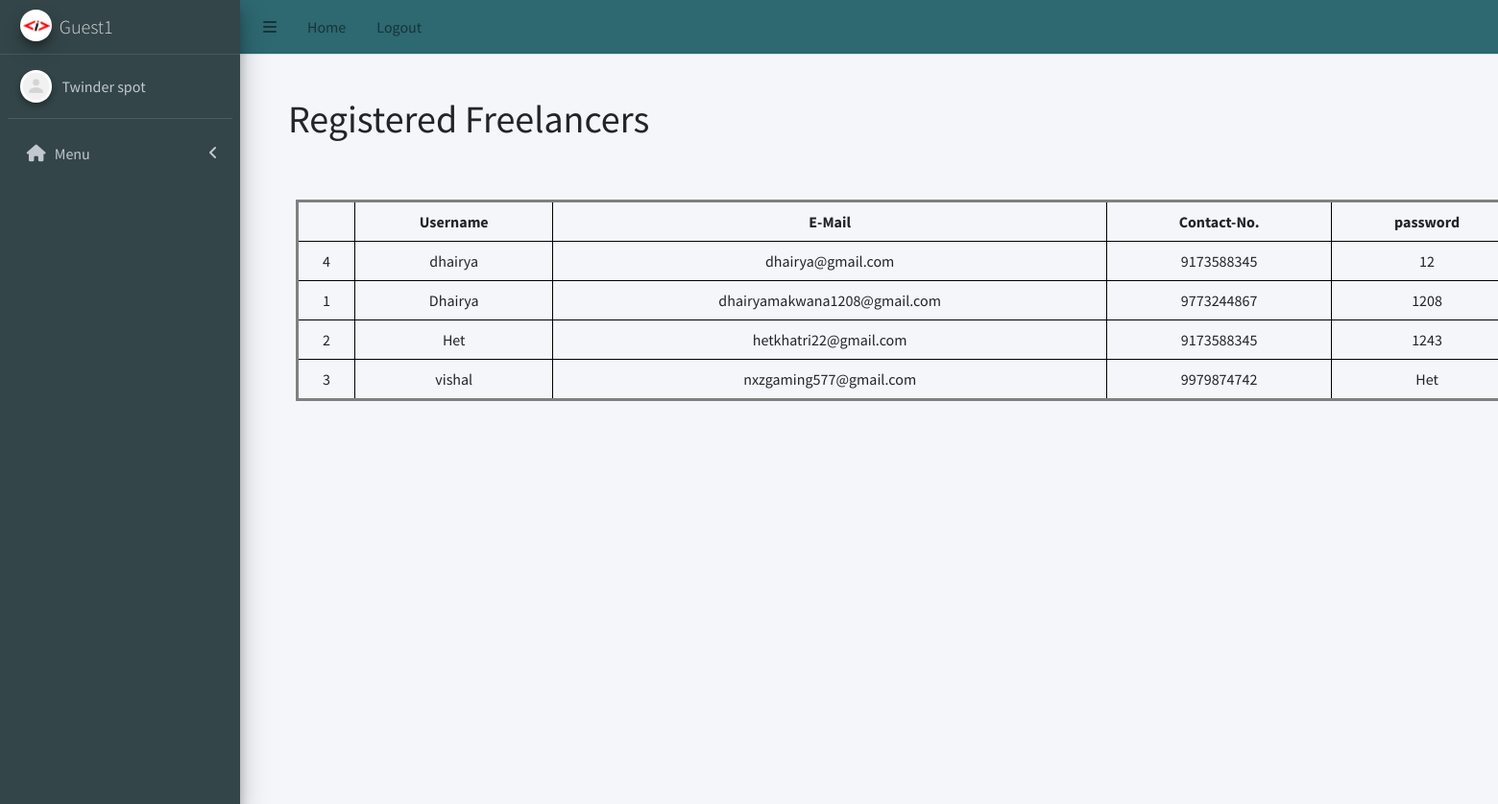
The page /admin/admin_freelancer.php (signed in) on the database its author committed.
### tables this page shows
CREATE TABLE `freelancer_signup` (
  `id` int(255) NOT NULL,
  `username` varchar(255) NOT NULL,
  `email` varchar(255) NOT NULL,
  `contactno` varchar(255) NOT NULL,
  `password` varchar(255) NOT NULL
);

### admin/admin_freelancer.php (the view, shortened to what this page needs)
<!DOCTYPE html>
<html lang="en">
<head>
  <link rel="stylesheet" href="../css/admin_project.css">
  <link rel="stylesheet" href="../src/css/adminlte.min.css">
  <link rel="stylesheet" href="https://cdnjs.cloudflare.com/ajax/libs/font-awesome/5.15.4/css/all.min.css">
</head>
<body class="hold-transition sidebar-mini">
  <div class="wrapper">
    <?php include 'admin_header.php' ?>
    <div class="content-wrapper">
      <h1 class="head">Registered Freelancers</h1>
      <?php
      $sql = "select * from freelancer_signup";
      $result = $connection->query($sql);
      ?>
      <table class="project">
        <tr>
          <th> </th>
          <th>Username</th>
          <th>E-Mail</th>
          <th>Contact-No.</th>
          <th>password</th>
        </tr>
        <?php
        if ($result->num_rows > 0) {
          while ($row = $result->fetch_assoc()) {
            echo "<tr>
                    <td>" . $row["id"] . "</td>
                    <td>" . $row["username"] . "</td>
                    <td>" . $row["email"] . "</td>
                    <td>" . $row["contactno"] . "</td>
                    <td>" . $row["password"] . "</td>
                  </tr>";
          }
        } else {
          echo "<tr><td colspan='4'>No records found</td></tr>";
        }
        ?>
      </table>
    </div>
  </div>
</body>
</html>

### css/admin_project.css (style rules this page uses)
.head { position: absolute; left: 300px; top: 100px; }
.project { top: 200px; position: absolute; left: 300px; border: 3px solid grey; margin: 0.5rem; width: 160vh; text-align: center; }
th, td { border: 1px solid #000; padding: 0.5rem; }

### rows shown on the page
freelancer_signup: id "4", username "dhairya", email "dhairya@gmail.com", contactno "9173588345", password "12"
freelancer_signup: id "1", username "Dhairya", email "dhairyamakwana1208@gmail.com", contactno "9773244867", password "1208"
freelancer_signup: id "2", username "Het", email "hetkhatri22@gmail.com", contactno "9173588345", password "1243"
freelancer_signup: id "3", username "vishal", email "nxzgaming577@gmail.com", contactno "9979874742", password "Het"

### other values the page prints
$username "Guest1"
$menuItem['menuTitle'] "Menu"
